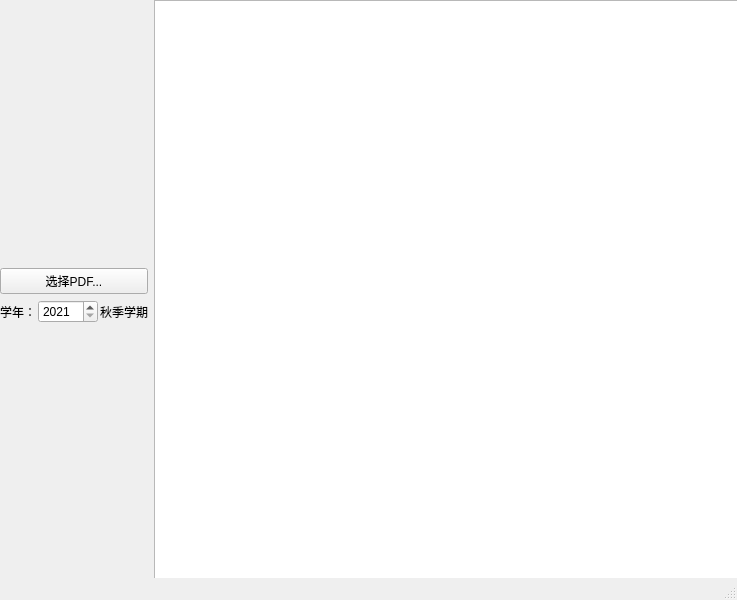
<?xml version="1.0" encoding="UTF-8"?>
<ui version="4.0">
 <class>MainWindow</class>
 <widget class="QMainWindow" name="MainWindow">
  <property name="geometry">
   <rect>
    <x>0</x>
    <y>0</y>
    <width>737</width>
    <height>600</height>
   </rect>
  </property>
  <property name="windowTitle">
   <string>MainWindow</string>
  </property>
  <widget class="QWidget" name="centralwidget">
   <widget class="QWidget" name="horizontalLayoutWidget">
    <property name="geometry">
     <rect>
      <x>0</x>
      <y>0</y>
      <width>741</width>
      <height>591</height>
     </rect>
    </property>
    <layout class="QHBoxLayout" name="horizontalLayout">
     <item>
      <layout class="QVBoxLayout" name="verticalLayout">
       <item>
        <spacer name="verticalSpacer">
         <property name="orientation">
          <enum>Qt::Vertical</enum>
         </property>
         <property name="sizeHint" stdset="0">
          <size>
           <width>20</width>
           <height>40</height>
          </size>
         </property>
        </spacer>
       </item>
       <item>
        <widget class="QPushButton" name="pdfLoad">
         <property name="sizePolicy">
          <sizepolicy hsizetype="Minimum" vsizetype="Fixed">
           <horstretch>0</horstretch>
           <verstretch>0</verstretch>
          </sizepolicy>
         </property>
         <property name="text">
          <string>选择PDF...</string>
         </property>
        </widget>
       </item>
       <item>
        <layout class="QHBoxLayout" name="horizontalLayout_2">
         <property name="spacing">
          <number>2</number>
         </property>
         <item>
          <widget class="QLabel" name="label">
           <property name="text">
            <string>学年：</string>
           </property>
          </widget>
         </item>
         <item>
          <widget class="QSpinBox" name="term">
           <property name="sizePolicy">
            <sizepolicy hsizetype="Fixed" vsizetype="Fixed">
             <horstretch>0</horstretch>
             <verstretch>0</verstretch>
            </sizepolicy>
           </property>
           <property name="minimumSize">
            <size>
             <width>60</width>
             <height>0</height>
            </size>
           </property>
           <property name="baseSize">
            <size>
             <width>0</width>
             <height>0</height>
            </size>
           </property>
           <property name="minimum">
            <number>2021</number>
           </property>
           <property name="maximum">
            <number>9999</number>
           </property>
          </widget>
         </item>
         <item>
          <widget class="QLabel" name="label_2">
           <property name="text">
            <string>秋季学期</string>
           </property>
          </widget>
         </item>
        </layout>
       </item>
       <item>
        <spacer name="verticalSpacer_2">
         <property name="orientation">
          <enum>Qt::Vertical</enum>
         </property>
         <property name="sizeHint" stdset="0">
          <size>
           <width>20</width>
           <height>40</height>
          </size>
         </property>
        </spacer>
       </item>
      </layout>
     </item>
     <item>
      <widget class="QListWidget" name="listWidget"/>
     </item>
    </layout>
   </widget>
  </widget>
  <widget class="QStatusBar" name="statusbar"/>
 </widget>
 <resources/>
 <connections/>
</ui>
